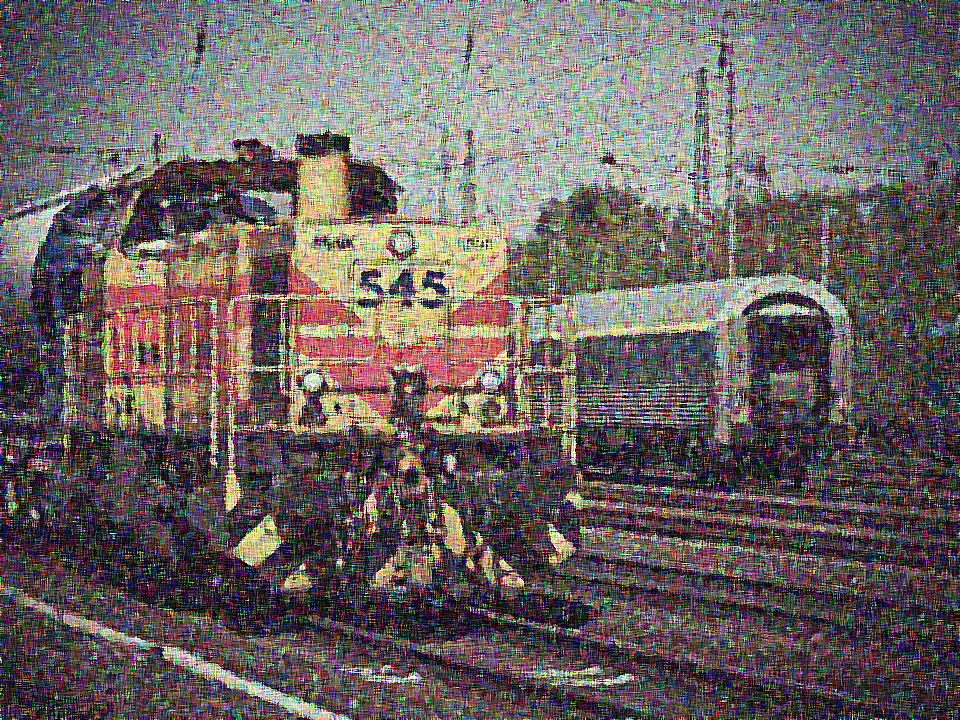
#> input picture sharpened_image.tiff, 960 x 720 px, found by its file name
$ jupyter execute 'Median filter.ipynb'
#> lines starting #> are read from the running program, lines starting #| are printed output that depends on the picture
[cell 1]
import cv2
import numpy as np
from matplotlib import pyplot as plt

# Load an image (use the correct path to your image)
image_path = "C:/Users/Piyushi Labhe/Downloads/sharpened_image.tiff"
image = cv2.imread(image_path, cv2.IMREAD_COLOR)
#> image is the input picture: shape (720, 960, 3); mean B, G, R 97.1, 98.8, 107.3

# Check if the image was successfully loaded
if image is None:
    print(f"Error: Unable to load image at {image_path}")
else:
    # Convert the image from BGR to RGB for display
    image_rgb = cv2.cvtColor(image, cv2.COLOR_BGR2RGB)

    # Apply Median Filtering with a larger ksize to reduce more noise
    median_filtered = cv2.medianBlur(image, ksize=7)
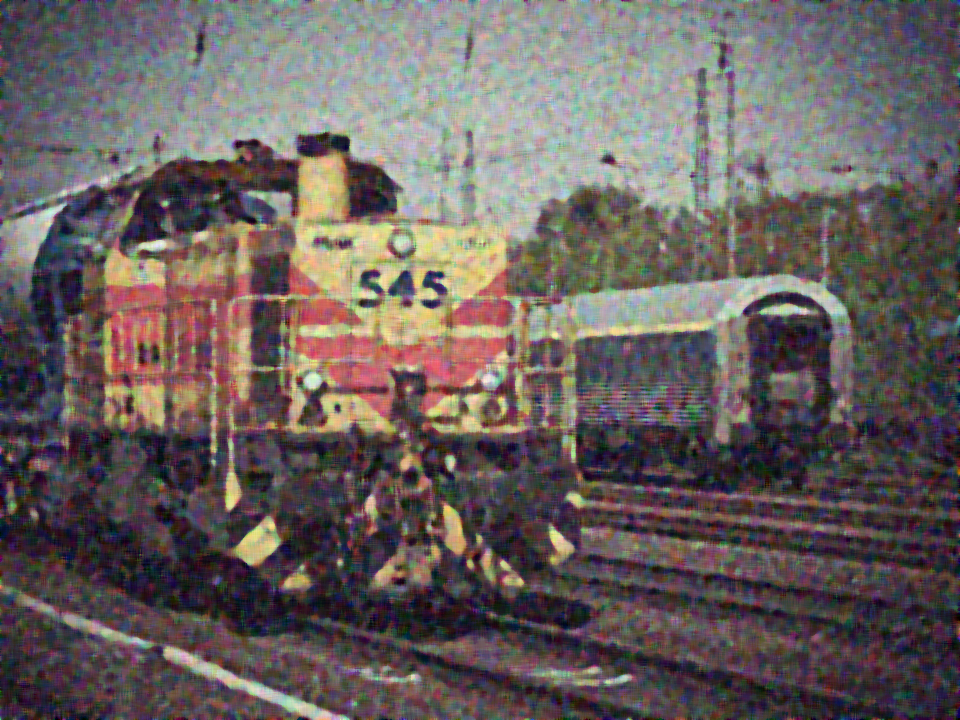
#> median_filtered: shape (720, 960, 3); mean B, G, R 94.9, 96.5, 105.5

    # Sharpening the median-filtered image using a stronger unsharp mask technique
    sharpen_kernel = np.array([[-1, -1, -1],
                               [-1, 9, -1],
                               [-1, -1, -1]])
    sharpened = cv2.filter2D(median_filtered, -1, sharpen_kernel)
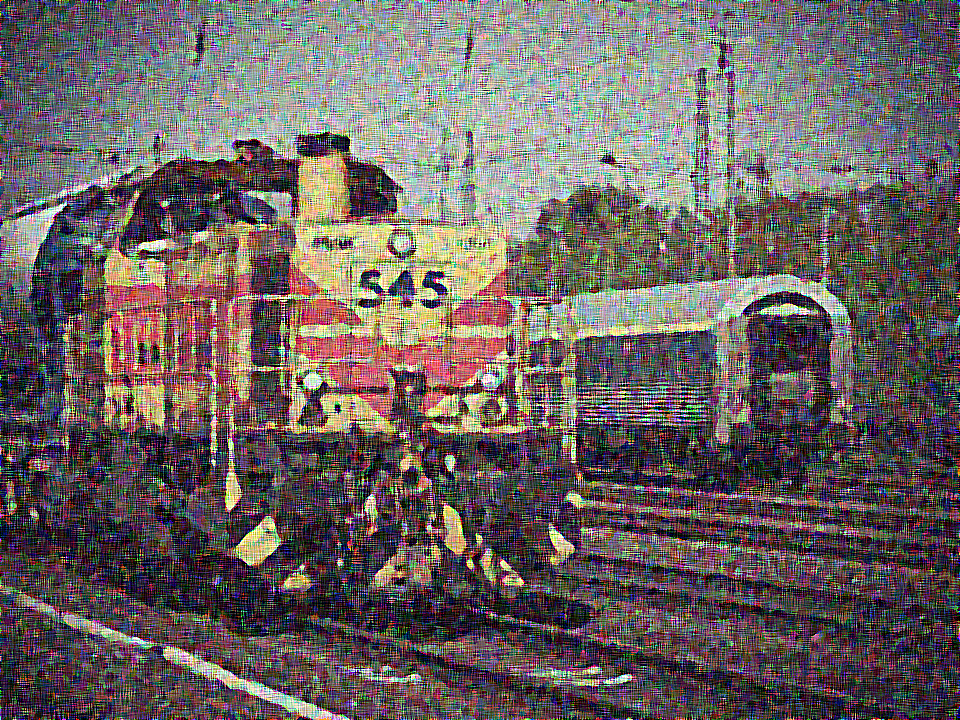
#> sharpened: shape (720, 960, 3); mean B, G, R 97.4, 98.6, 107.3

    # Convert the sharpened image to RGB for display
    sharpened_rgb = cv2.cvtColor(sharpened, cv2.COLOR_BGR2RGB)

    # Display the images using Matplotlib
    plt.figure(figsize=(15, 5))

    plt.subplot(1, 3, 1)
    plt.title('Original Image')
    plt.imshow(image_rgb)
    plt.axis('off')

    plt.subplot(1, 3, 2)
    plt.title('Median Filtered (ksize=7)')
    plt.imshow(cv2.cvtColor(median_filtered, cv2.COLOR_BGR2RGB))
    plt.axis('off')

    plt.subplot(1, 3, 3)
    plt.title('Sharpened Median Filtered Image')
    plt.imshow(sharpened_rgb)
    plt.axis('off')

    plt.show()
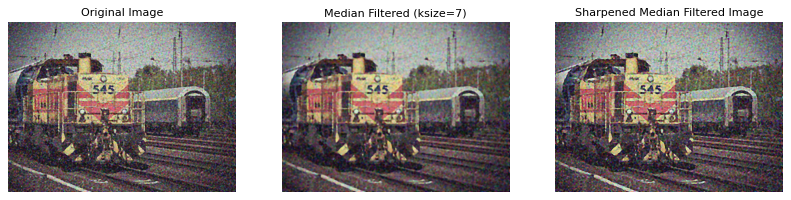
#> figure drawn by matplotlib, 3 panels

$ run again, with Images_side-by-side.png saved as sharpened_image.tiff
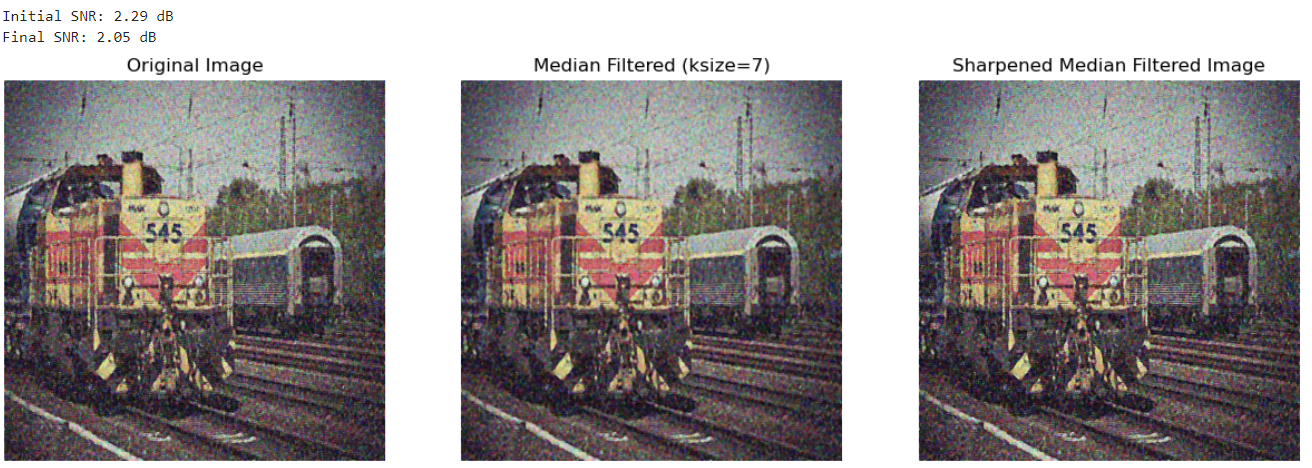
#> input picture Images_side-by-side.png, 1312 x 468 px, found by its file name
#> image is the input picture: shape (468, 1312, 3); mean B, G, R 141.5, 142.5, 148.5
#> `sharpened = cv2.filter2D(median_filtered, -1, sharpen_kernel)`:
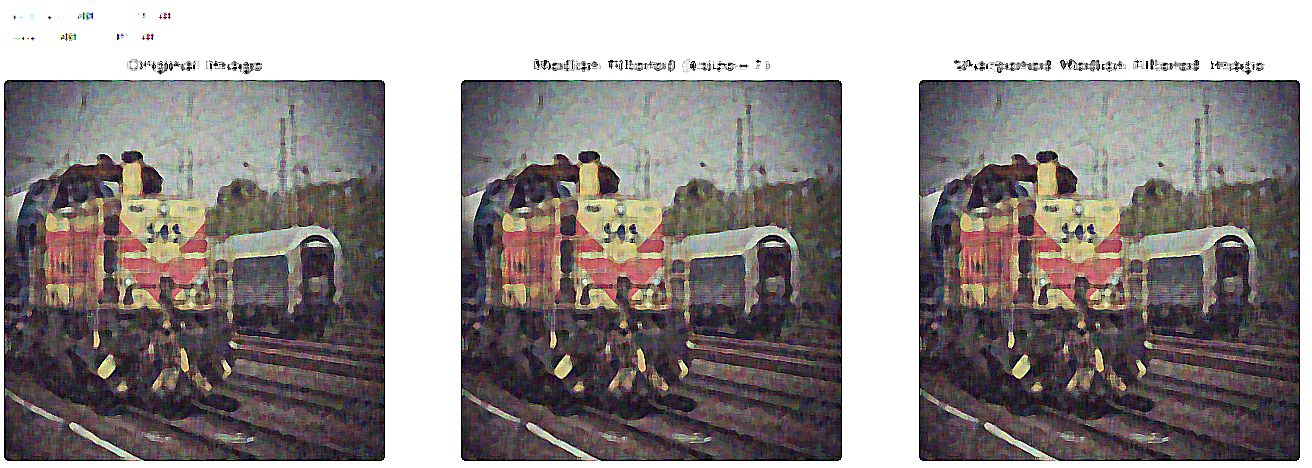
#> sharpened: shape (468, 1312, 3); mean B, G, R 140.6, 141.5, 147.7
#> `plt.show()`:
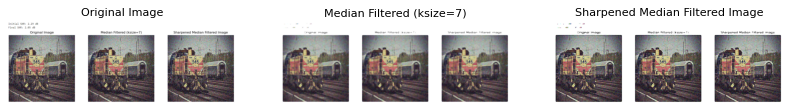
#> figure drawn by matplotlib, 3 panels
